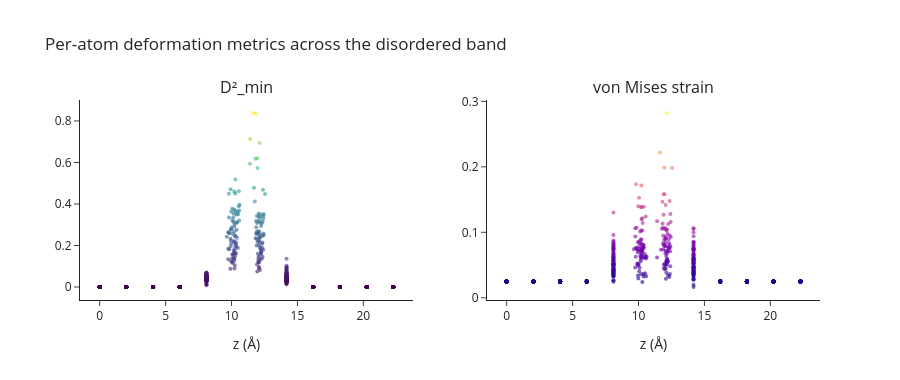

The notebook cell this image was saved under:
### Markdown cell above
## 3. Adding a *non-affine* perturbation

Now superimpose random Gaussian displacements on top of the shear. This
is what a real shear-transformation zone in a glass looks like. The
$D^2_{\min}$ map should light up where atoms moved away from the affine
background.

### Code cell
rng = np.random.default_rng(0)
ref = make_crystal('fcc', lattice_constant=4.05, repetitions=(6,6,6))
cur = ref.copy()
F = np.eye(3); F[0, 1] = 0.05
cur.set_positions(ref.get_positions() @ F.T)
cur.set_cell(np.array(ref.cell) @ F.T, scale_atoms=False)

# Add localised non-affine kicks in a slab around z = z_mid
pos = cur.get_positions()
z_mid = pos[:, 2].mean()
in_band = np.abs(pos[:, 2] - z_mid) < 2.5
pos[in_band] += rng.normal(scale=0.25, size=(in_band.sum(), 3))
cur.set_positions(pos)

for a in (ref, cur):
    pyscal.find_neighbors(a, method='cutoff', cutoff=3.5)
d2 = pyscal.d2min(cur, ref)
vm = pyscal.von_mises_strain(cur, ref)

fig = make_subplots(rows=1, cols=2,
                    subplot_titles=('D\u00b2_min', 'von Mises strain'))
fig.add_trace(go.Scatter(x=pos[:, 2], y=d2, mode='markers',
                         marker=dict(size=4, opacity=0.6, color=d2,
                                     colorscale='Viridis'),
                         showlegend=False), row=1, col=1)
fig.add_trace(go.Scatter(x=pos[:, 2], y=vm, mode='markers',
                         marker=dict(size=4, opacity=0.6, color=vm,
                                     colorscale='Plasma'),
                         showlegend=False), row=1, col=2)
fig.update_xaxes(title_text='z (\u00c5)', row=1, col=1)
fig.update_xaxes(title_text='z (\u00c5)', row=1, col=2)
fig.update_layout(template='simple_white', height=380,
                  title='Per-atom deformation metrics across the disordered band')
fig

### Figure 1 — Plotly figure (JSON) as saved in the notebook; plotly's stock layout.template omitted (floating-point values rounded to 4 significant figures; data arrays with more than 128 entries replaced by an {"elided": "..."} marker saying what was removed)
{"data": [{"marker": {"color": {"elided": "864 float values"}, "colorscale": [[0.0, "#440154"], [0.1111, "#482878"], [0.2222, "#3e4989"], [0.3333, "#31688e"], [0.4444, "#26828e"], [0.5556, "#1f9e89"], [0.6667, "#35b779"], [0.7778, "#6ece58"], [0.8889, "#b5de2b"], [1.0, "#fde725"]], "opacity": 0.6, "size": 4}, "mode": "markers", "showlegend": false, "type": "scatter", "x": {"elided": "864 float values"}, "xaxis": "x", "y": {"elided": "864 float values"}, "yaxis": "y"}, {"marker": {"color": {"elided": "864 float values"}, "colorscale": [[0.0, "#0d0887"], [0.1111, "#46039f"], [0.2222, "#7201a8"], [0.3333, "#9c179e"], [0.4444, "#bd3786"], [0.5556, "#d8576b"], [0.6667, "#ed7953"], [0.7778, "#fb9f3a"], [0.8889, "#fdca26"], [1.0, "#f0f921"]], "opacity": 0.6, "size": 4}, "mode": "markers", "showlegend": false, "type": "scatter", "x": {"elided": "864 float values"}, "xaxis": "x2", "y": {"elided": "864 float values"}, "yaxis": "y2"}], "layout": {"annotations": [{"font": {"size": 16}, "showarrow": false, "text": "D²_min", "x": 0.225, "xanchor": "center", "xref": "paper", "y": 1.0, "yanchor": "bottom", "yref": "paper"}, {"font": {"size": 16}, "showarrow": false, "text": "von Mises strain", "x": 0.775, "xanchor": "center", "xref": "paper", "y": 1.0, "yanchor": "bottom", "yref": "paper"}], "height": 380, "title": {"text": "Per-atom deformation metrics across the disordered band"}, "xaxis": {"anchor": "y", "domain": [0.0, 0.45], "title": {"text": "z (Å)"}}, "xaxis2": {"anchor": "y2", "domain": [0.55, 1.0], "title": {"text": "z (Å)"}}, "yaxis": {"anchor": "x", "domain": [0.0, 1.0]}, "yaxis2": {"anchor": "x2", "domain": [0.0, 1.0]}}}
